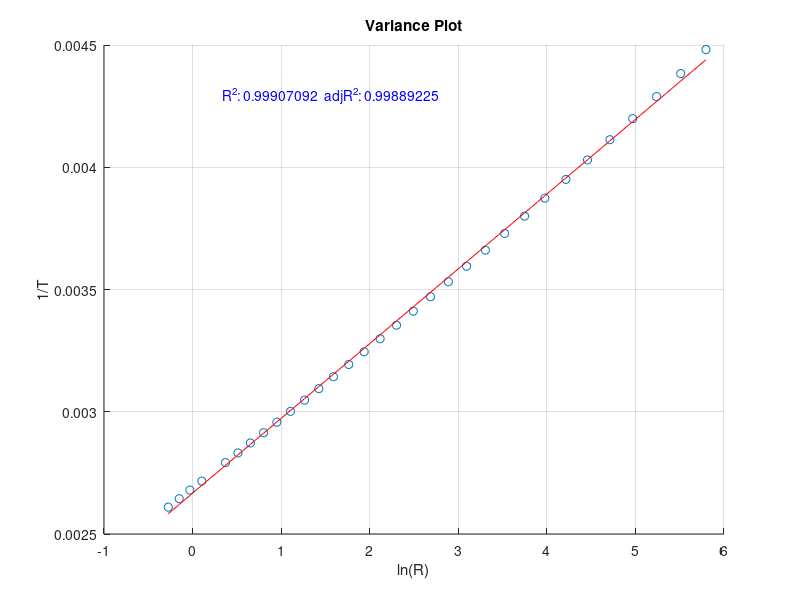
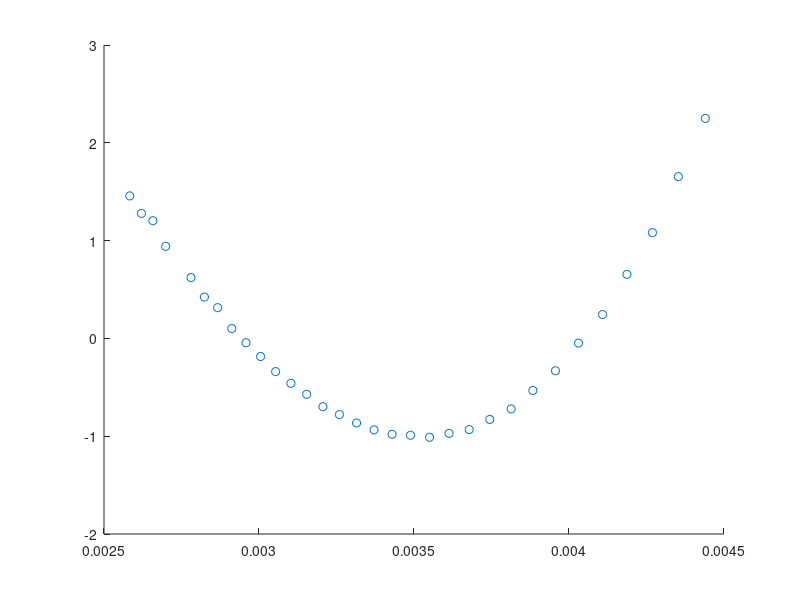

These charts were generated, in order, by the following MATLAB code: (Note: this script raises an error after producing the figures.)
clc;
clearvars;
close all;

data = [
1 0.76 110
2 0.86 105
3 0.97 100
4 1.11 95
5 1.45 85
6 1.67 80
7 1.92 75
8 2.23 70
9 2.59 65
10 3.02 60
11 3.54 55
12 4.16 50
13 4.91 45
14 5.83 40
15 6.94 35
16 8.31 30
17 10.00 25
18 12.09 20
19 14.68 15
20 17.96 10
21 22.05 5
22 27.28 0
23 33.89 -5
24 42.45 -10
25 53.39 -15
26 67.74 -20
27 86.39 -25
28 111.30 -30
29 144.00 -35
30 188.40 -40
31 247.50 -45
32 329.20 -50 ] ;

x = data(:, 2); % Resistance
y = data(:, 3) + 273.15; % Temperature in K
n = size(x, 1);
k = 5;

x = log(x);
y = 1./ y;

for i=1:k
    switch i
        case 1
            X = [ones(n, 1) x] ;
            b = regress(y, X);
        case 2
            X = [ones(n, 1) x x.^2];
            b = regress(y, X);
        case 3
            X = [ones(n, 1) x x.^2 x.^3];
            b = regress(y, X);
        case 4
            X = [ones(n, 1) x x.^2 x.^3 x.^4];
            b = regress(y, X);
        case 5
            X = [ones(n, 1) x x.^2 x.^3 x.^4 x.^5];
            b = regress(y, X);
    end

   y_estimator = X * b;
   e = y - y_estimator;
   se = sqrt((1/(n-k-1))*sum(e.^2, 1));
   e_star = e / se;
   R2 = 1 - sum(e.^2, 1) / sum((y-mean(y_estimator)).^2, 1);
   adjR2 = 1 - (n-1) / (n-k-1) * (sum(e.^2, 1) / sum((y-mean(y_estimator)).^2, 1));
   
   figure('Name', 'Scatter Plot');
   scatter(x, y);
   hold on;
   grid on;
   title('Variance Plot');
   xlabel('ln(R)');
   ylabel('1/T');
   plot(x, y_estimator, 'r');
   txt = sprintf('R^2: %.8f  adjR^2: %.8f', R2, adjR2);
   x_pos = min(x) + 0.1 * range(x); % Set X position for the text
   y_pos = max(y) - 0.1 * range(y); % Set Y position for the text
   text(x_pos, y_pos, txt, 'FontSize', 10, 'Color', 'blue');
   hold off;
   figure('Name', 'Diagnostic Plot');
   scatter(y_estimator, e_star);
   hold on;
   yline(2, LineWidth=2,Color='red');
   yline(-2, LineWidth=2,Color='red');
   xlabel('Estimated y values');
   ylabel('e^*');
   hold off;

end

% Steinhart-Hart
X = [ones(n, 1) x x.^3];

b = regress(y, X);
y_estimator = X * b;
e = y - y_estimator;
se = sqrt((1/(n-k-1))*sum(e.^2, 1));
e_star = e / se;
R2 = 1 - sum(e.^2, 1) / sum((y-mean(y_estimator)).^2, 1);
adjR2 = 1 - (n-1) / (n-k-1) * (sum(e.^2, 1) / sum((y-mean(y_estimator)).^2, 1));
   
figure('Name', 'Scatter Plot');
scatter(x, y);
hold on;
grid on;
title('Steinhart-Hart Plot');
xlabel('ln(R)');
ylabel('1/T');
plot(x, y_estimator, 'r');
txt = sprintf('R^2: %.8f  adjR^2: %.8f', R2, adjR2);
x_pos = min(x) + 0.1 * range(x); % Set X position for the text
y_pos = max(y) - 0.1 * range(y); % Set Y position for the text
text(x_pos, y_pos, txt, 'FontSize', 10, 'Color', 'blue');
hold off;

figure('Name', 'Diagnostic Plot');
scatter(y_estimator, e_star);
hold on;
yline(2, LineWidth=2,Color='red');
yline(-2, LineWidth=2,Color='red');
title('Steinhart-Hart model');
xlabel('Estimated y values');
ylabel('e^*');
hold off;


